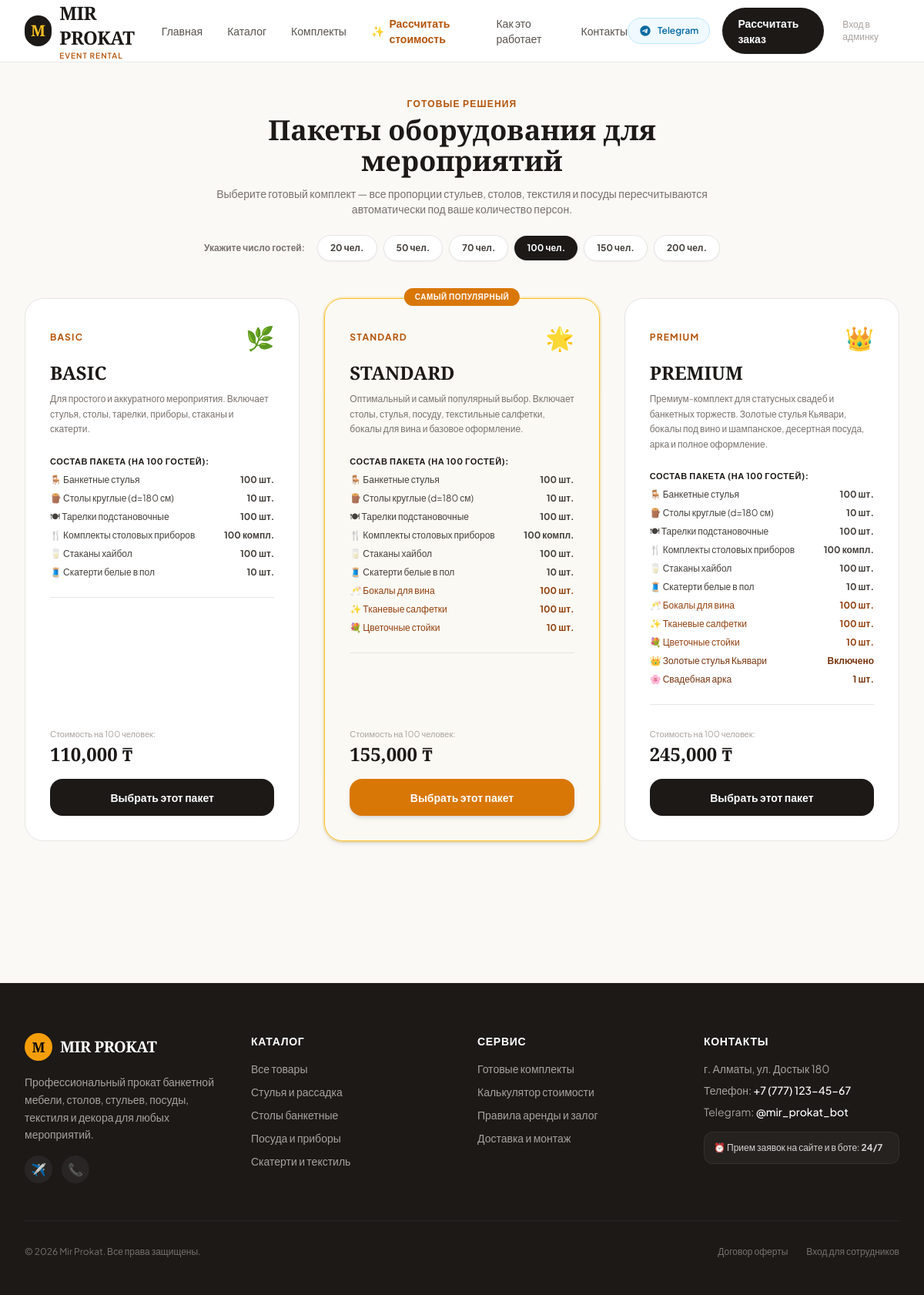
Page /packages/ on the committed database.
### apps/catalog/models.py (models this page shows, shortened)
class Package(models.Model):
    TIER_BASIC = 'basic'
    TIER_STANDARD = 'standard'
    TIER_PREMIUM = 'premium'
    TIER_CHOICES = [
        (TIER_BASIC, 'BASIC'),
        (TIER_STANDARD, 'STANDARD'),
        (TIER_PREMIUM, 'PREMIUM'),
    ]
    name = models.CharField(_('Название'), max_length=100)
    slug = models.SlugField(_('URL'), unique=True)
    tier = models.CharField(_('Уровень'), max_length=20, choices=TIER_CHOICES, default=TIER_BASIC)
    description = models.TextField(_('Описание'), blank=True)
    image = models.ImageField(_('Фото'), upload_to='packages/', blank=True, null=True)
    base_price_override = models.DecimalField(
        _('Фиксированная цена (если задана, используется вместо расчётной)'),
        max_digits=12, decimal_places=2, null=True, blank=True
    )
    price_per_guest = models.DecimalField(
        _('Цена за гостя (если 0 — рассчитывается из товаров)'),
        max_digits=10, decimal_places=2, default=0
    )
    is_active = models.BooleanField(_('Активен'), default=True)
    is_featured = models.BooleanField(_('Рекомендуемый'), default=False)
    order = models.PositiveIntegerField(_('Порядок отображения'), default=0)
    created_at = models.DateTimeField(auto_now_add=True)
    class Meta:
        verbose_name = _('Пакет')
        verbose_name_plural = _('Пакеты')
        ordering = ['order', 'tier']
    def calculate_price(self, guest_count):
        if self.base_price_override:
            return self.base_price_override
        if self.price_per_guest > 0:
            return self.price_per_guest * guest_count
        total = 0
        for item in self.items.select_related('product'):
            qty = item.get_quantity_for_guests(guest_count)
            total += qty * item.product.rental_price
        return total
    def get_items_for_guests(self, guest_count):
        result = []
        for item in self.items.select_related('product'):
            qty = item.get_quantity_for_guests(guest_count)
            result.append({
                'product': item.product,
                'quantity': qty,
                'price': qty * item.product.rental_price,
            })
        return result

### apps/catalog/views.py (the view)
# urls.py: path('packages/', views.packages_view, name='packages'),
def packages_view(request):
    packages = Package.objects.filter(is_active=True).prefetch_related('items__product').order_by('order')
    sample_guests = int(request.GET.get('guests', 100))
    package_data = []
    for pkg in packages:
        items = pkg.get_items_for_guests(sample_guests)
        calculated_price = pkg.calculate_price(sample_guests)
        package_data.append({
            'package': pkg,
            'items': items,
            'price': calculated_price,
        })
    context = {
        'package_data': package_data,
        'sample_guests': sample_guests,
    }
    return render(request, 'site/packages.html', context)

### apps/catalog/context_processors.py (called while the page is built)
def categories_processor(request):
    return {
        'all_categories': Category.objects.filter(is_active=True).order_by('order', 'name')
    }

### apps/catalog/models.py (called while the page is built)
    def get_quantity_for_guests(self, guest_count):
        import math
        qty = math.ceil(float(self.quantity_per_guest) * guest_count)
        return max(qty, self.min_quantity)

### templates/site/packages.html (shortened to what this page needs)
{% extends 'base.html' %}
{% block content %}
<div class="max-w-7xl mx-auto px-4 sm:px-6 lg:px-8 py-10" x-data="{ guests: {{ sample_guests }} }">
    <div class="text-center max-w-2xl mx-auto mb-12">
        <span class="text-xs uppercase tracking-widest font-bold text-amber-700">Готовые решения</span>
        <h1 class="font-serif text-3xl sm:text-4xl font-bold text-stone-900 mt-1 mb-3">
            Пакеты оборудования для мероприятий
        </h1>
        <p class="text-stone-500 text-sm">
            Выберите готовый комплект — все пропорции стульев, столов, текстиля и посуды пересчитываются автоматически под ваше количество персон.
        </p>
        <div class="mt-6 flex flex-wrap items-center justify-center gap-2">
            <span class="text-xs font-semibold text-stone-500 mr-2">Укажите число гостей:</span>
            <template x-for="g in [20, 50, 70, 100, 150, 200]">
                <button type="button"
                        @click="guests = g"
                        :class="guests === g ? 'bg-stone-900 text-white' : 'bg-white text-stone-700 hover:bg-stone-100 border border-stone-200'"
                        class="px-4 py-2 rounded-full text-xs font-bold transition shadow-sm"
                        x-text="g + ' чел.'"></button>
            </template>
        </div>
    </div>
    <div class="grid grid-cols-1 md:grid-cols-3 gap-8 mb-16">
        {% for item in package_data %}
        {% with pkg=item.package %}
        <div class="rounded-3xl border {% if pkg.is_featured %}border-amber-400 ring-2 ring-amber-400/20 bg-amber-50/20 shadow-md{% else %}border-stone-200 bg-white{% endif %} p-8 flex flex-col justify-between hover:shadow-xl transition-all relative">
            {% if pkg.is_featured %}
            <span class="absolute -top-3.5 left-1/2 -translate-x-1/2 bg-amber-600 text-white text-[10px] font-bold uppercase tracking-wider px-3.5 py-1 rounded-full shadow-sm">
                Самый популярный
            </span>
            {% endif %}
            <div>
                <div class="flex items-center justify-between mb-3">
                    <span class="text-xs font-bold uppercase tracking-widest text-amber-700">{{ pkg.get_tier_display }}</span>
                    <span class="text-3xl">
                        {% if pkg.tier == 'basic' %}🌿{% elif pkg.tier == 'standard' %}🌟{% else %}👑{% endif %}
                    </span>
                </div>
                <h3 class="font-serif text-2xl font-bold text-stone-900 mb-2">{{ pkg.name }}</h3>
                <p class="text-xs text-stone-500 mb-6 leading-relaxed">{{ pkg.description }}</p>
                <div class="space-y-2 text-xs text-stone-700 pb-6 mb-6 border-b border-stone-200">
                    <div class="font-bold text-stone-900 text-[11px] uppercase tracking-wider mb-2">Состав пакета (на <span x-text="guests"></span> гостей):</div>
                    <div class="flex justify-between">
                        <span>🪑 Банкетные стулья</span>
                        <span class="font-bold"><span x-text="guests"></span> шт.</span>
                    </div>
                    <div class="flex justify-between">
                        <span>🪵 Столы круглые (d=180 см)</span>
                        <span class="font-bold"><span x-text="Math.ceil(guests / 10)"></span> шт.</span>
                    </div>
                    <div class="flex justify-between">
                        <span>🍽 Тарелки подстановочные</span>
                        <span class="font-bold"><span x-text="guests"></span> шт.</span>
                    </div>
                    <div class="flex justify-between">
                        <span>🍴 Комплекты столовых приборов</span>
                        <span class="font-bold"><span x-text="guests"></span> компл.</span>
                    </div>
                    <div class="flex justify-between">
                        <span>🥛 Стаканы хайбол</span>
                        <span class="font-bold"><span x-text="guests"></span> шт.</span>
                    </div>
                    <div class="flex justify-between">
                        <span>🧵 Скатерти белые в пол</span>
                        <span class="font-bold"><span x-text="Math.ceil(guests / 10)"></span> шт.</span>
                    </div>
                    {% if pkg.tier == 'standard' or pkg.tier == 'premium' %}
                    <div class="flex justify-between text-amber-800">
                        <span>🥂 Бокалы для вина</span>
                        <span class="font-bold"><span x-text="guests"></span> шт.</span>
                    </div>
                    <div class="flex justify-between text-amber-800">
                        <span>✨ Тканевые салфетки</span>
                        <span class="font-bold"><span x-text="guests"></span> шт.</span>
                    </div>
                    <div class="flex justify-between text-amber-800">
                        <span>💐 Цветочные стойки</span>
                        <span class="font-bold"><span x-text="Math.ceil(guests / 10)"></span> шт.</span>
                    </div>
                    {% endif %}
                    {% if pkg.tier == 'premium' %}
                    <div class="flex justify-between text-amber-900 font-medium">
                        <span>👑 Золотые стулья Кьявари</span>
                        <span class="font-bold">Включено</span>
                    </div>
                    <div class="flex justify-between text-amber-900 font-medium">
                        <span>🌸 Свадебная арка</span>
                        <span class="font-bold">1 шт.</span>
                    </div>
                    {% endif %}
                </div>
            </div>
            <div>
                <div class="mb-4">
                    <span class="text-[11px] text-stone-400">Стоимость на <span x-text="guests"></span> человек:</span>
                    <div class="text-2xl font-serif font-bold text-stone-900">
                        {% if pkg.tier == 'basic' %}
                        <span x-text="(guests * 1100).toLocaleString()"></span> ₸
                        {% elif pkg.tier == 'standard' %}
                        <span x-text="(guests * 1550).toLocaleString()"></span> ₸
                        {% else %}
                        <span x-text="(guests * 2300 + 15000).toLocaleString()"></span> ₸
                        {% endif %}
                    </div>
                </div>
                <a :href="'{% url 'catalog:calculator' %}?package_id={{ pkg.id }}&guests=' + guests"
                   class="w-full block text-center py-3.5 rounded-2xl font-semibold text-sm transition {% if pkg.is_featured %}bg-amber-600 hover:bg-amber-700 text-white shadow-md{% else %}bg-stone-900 hover:bg-stone-800 text-white{% endif %}">
                    Выбрать этот пакет
                </a>
            </div>
        </div>
        {% endwith %}
        {% endfor %}
    </div>
</div>
{% endblock %}

### rows in the picture
Package: package.tier "BASIC", package.name "BASIC", package.description "Для простого и аккуратного мероприятия. Включает стулья, столы, тарелки, приборы, стаканы и скатерти.", shows "110,000"
Package: is_featured "САМЫЙ ПОПУЛЯРНЫЙ", package.tier "STANDARD", package.name "STANDARD", package.description "Оптимальный и самый популярный выбор. Включает столы, стулья, посуду, текстильные салфетки, бокалы для вина и базовое оформление.", shows "🥂 Бокалы для вина", shows "155,000"
Package: package.tier "PREMIUM", package.name "PREMIUM", package.description "Премиум-комплект для статусных свадеб и банкетных торжеств. Золотые стулья Кьявари, бокалы под вино и шампанское, десертная посуда, арка и полное оформление.", shows "🥂 Бокалы для вина", shows "👑 Золотые стулья Кьявари", shows "245,000"
